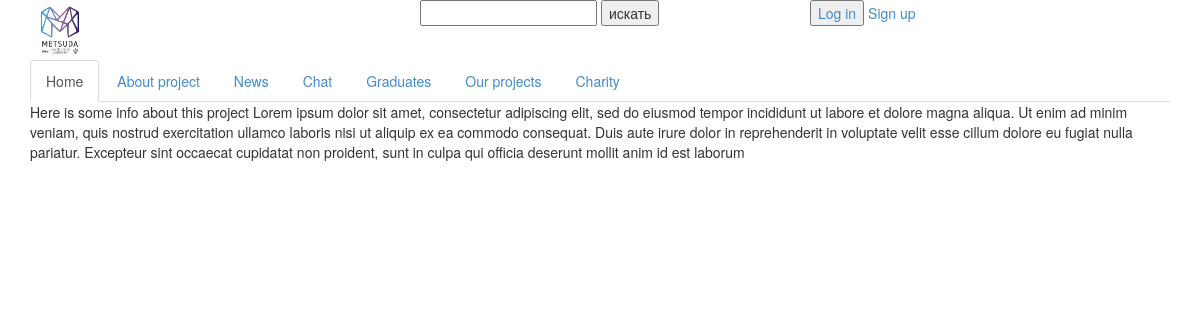
Page /about/ on the earlier database version.
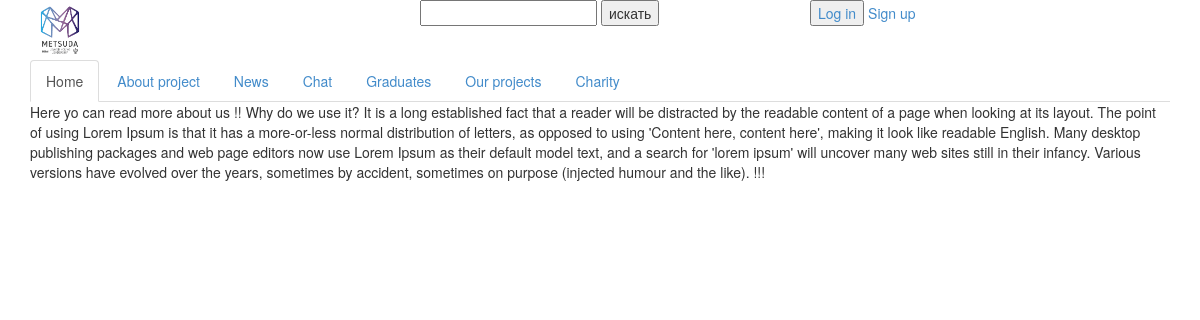
Same page on the later database version.
### web_service/models.py (models this page shows, shortened)
class StaticPage(models.Model):
    slug = models.CharField(max_length=60, unique=True)
    item_title = models.CharField(max_length=110)
    item_text = models.TextField(max_length=3000)

### web_service/views.py (the view)
# urls.py: path('about/', views.about, name='about'),
def about(request):
	context ={
	'about_text' : StaticPage.objects.get(slug='About'),
	}
	return render(request, 'about.html', context)

### web_service/templates/about.html (shortened to what this page needs)
{%extends "base.html"%}
{%block content %}
	<div class="container">
		{{about_text.item_title}}
		{{about_text.item_text}}
	</div>
{%endblock content %}

Differences in the rows shown:
changed StaticPage: item_title "Here is some info about this project" → "Here yo can read more about us"; item_text "Lorem ipsum dolor sit amet, consectetur adipiscing elit, sed do eiusmod tempor incididunt ut labore et dolore magna aliqua. Ut enim ad minim veniam, quis nostrud exercitation ullamco laboris nisi ut aliquip ex ea commodo consequat. Duis aute irure dolor in reprehenderit in voluptate velit esse cillum dolore eu fugiat nulla pariatur. Excepteur sint occaecat cupidatat non proident, sunt in culpa qui officia deserunt mollit anim id est laborum" → "!! Why do we use it? It is a long established fact that a reader will be distracted by the readable content of a page when looking at its layout. The point of using Lorem Ipsum is that it has a more-or-less normal distribution of letters, as opposed to using 'Content here, content here', making it look like readable English. Many desktop publishing packages and web page editors now use Lorem Ipsum as their default model text, and a search for 'lorem ipsum' will uncover many web sites still in their infancy. Various versions have evolved over the years, sometimes by accident, sometimes on purpose (injected humour and the like). !!!"
